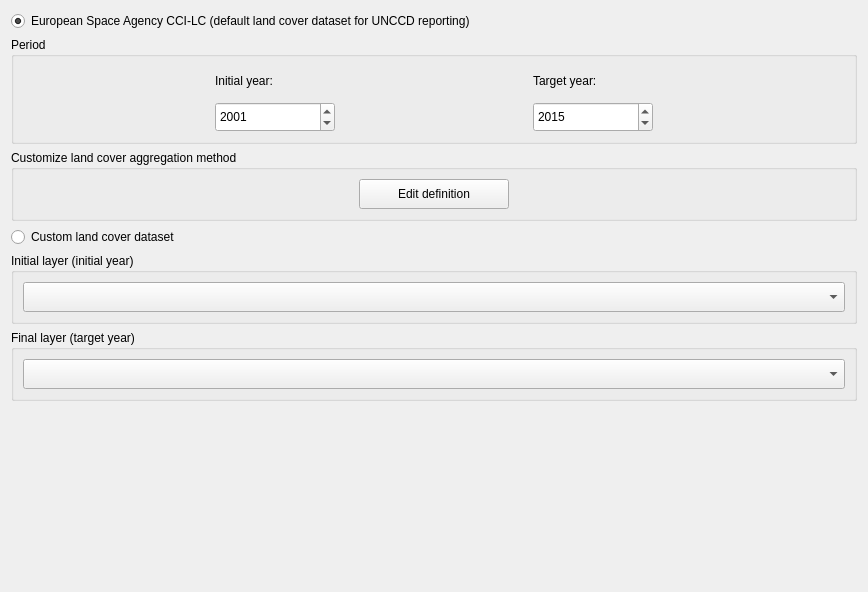
<?xml version="1.0" encoding="UTF-8"?>
<ui version="4.0">
 <class>WidgetLCSetup</class>
 <widget class="QWidget" name="WidgetLCSetup">
  <property name="geometry">
   <rect>
    <x>0</x>
    <y>0</y>
    <width>868</width>
    <height>592</height>
   </rect>
  </property>
  <property name="windowTitle">
   <string>Form</string>
  </property>
  <layout class="QVBoxLayout" name="verticalLayout">
   <item>
    <widget class="QRadioButton" name="use_esa">
     <property name="text">
      <string>European Space Agency CCI-LC (default land cover dataset for UNCCD reporting)</string>
     </property>
     <property name="checked">
      <bool>true</bool>
     </property>
    </widget>
   </item>
   <item>
    <widget class="QGroupBox" name="groupBox_esa_period">
     <property name="title">
      <string>Period</string>
     </property>
     <layout class="QGridLayout" name="gridLayout_8">
      <item row="1" column="1">
       <widget class="QDateEdit" name="use_esa_tg_year">
        <property name="sizePolicy">
         <sizepolicy hsizetype="Minimum" vsizetype="Minimum">
          <horstretch>0</horstretch>
          <verstretch>0</verstretch>
         </sizepolicy>
        </property>
        <property name="minimumSize">
         <size>
          <width>0</width>
          <height>30</height>
         </size>
        </property>
        <property name="maximumSize">
         <size>
          <width>120</width>
          <height>35</height>
         </size>
        </property>
        <property name="date">
         <date>
          <year>2015</year>
          <month>1</month>
          <day>1</day>
         </date>
        </property>
        <property name="minimumDateTime">
         <datetime>
          <hour>0</hour>
          <minute>0</minute>
          <second>0</second>
          <year>1992</year>
          <month>1</month>
          <day>1</day>
         </datetime>
        </property>
        <property name="maximumDate">
         <date>
          <year>2030</year>
          <month>12</month>
          <day>31</day>
         </date>
        </property>
        <property name="minimumDate">
         <date>
          <year>1992</year>
          <month>1</month>
          <day>1</day>
         </date>
        </property>
        <property name="displayFormat">
         <string notr="true">yyyy</string>
        </property>
       </widget>
      </item>
      <item row="0" column="0">
       <widget class="QLabel" name="label_10">
        <property name="minimumSize">
         <size>
          <width>0</width>
          <height>30</height>
         </size>
        </property>
        <property name="font">
         <font>
          <weight>50</weight>
          <bold>false</bold>
         </font>
        </property>
        <property name="text">
         <string>Initial year:</string>
        </property>
       </widget>
      </item>
      <item row="0" column="1">
       <widget class="QLabel" name="label_3">
        <property name="minimumSize">
         <size>
          <width>0</width>
          <height>30</height>
         </size>
        </property>
        <property name="text">
         <string>Target year:</string>
        </property>
       </widget>
      </item>
      <item row="1" column="0">
       <widget class="QDateEdit" name="use_esa_bl_year">
        <property name="sizePolicy">
         <sizepolicy hsizetype="Minimum" vsizetype="Minimum">
          <horstretch>0</horstretch>
          <verstretch>0</verstretch>
         </sizepolicy>
        </property>
        <property name="minimumSize">
         <size>
          <width>0</width>
          <height>30</height>
         </size>
        </property>
        <property name="maximumSize">
         <size>
          <width>120</width>
          <height>35</height>
         </size>
        </property>
        <property name="date">
         <date>
          <year>2001</year>
          <month>1</month>
          <day>1</day>
         </date>
        </property>
        <property name="maximumDate">
         <date>
          <year>2015</year>
          <month>12</month>
          <day>31</day>
         </date>
        </property>
        <property name="minimumDate">
         <date>
          <year>1992</year>
          <month>1</month>
          <day>1</day>
         </date>
        </property>
        <property name="displayFormat">
         <string notr="true">yyyy</string>
        </property>
       </widget>
      </item>
     </layout>
    </widget>
   </item>
   <item>
    <widget class="QGroupBox" name="groupBox_esa_agg">
     <property name="title">
      <string>Customize land cover aggregation method</string>
     </property>
     <property name="checkable">
      <bool>false</bool>
     </property>
     <property name="checked">
      <bool>false</bool>
     </property>
     <layout class="QGridLayout" name="gridLayout">
      <item row="1" column="0">
       <widget class="QPushButton" name="use_esa_agg_edit">
        <property name="enabled">
         <bool>true</bool>
        </property>
        <property name="sizePolicy">
         <sizepolicy hsizetype="Minimum" vsizetype="Minimum">
          <horstretch>0</horstretch>
          <verstretch>0</verstretch>
         </sizepolicy>
        </property>
        <property name="minimumSize">
         <size>
          <width>100</width>
          <height>30</height>
         </size>
        </property>
        <property name="maximumSize">
         <size>
          <width>150</width>
          <height>16777215</height>
         </size>
        </property>
        <property name="text">
         <string>Edit definition</string>
        </property>
        <property name="checkable">
         <bool>false</bool>
        </property>
       </widget>
      </item>
     </layout>
    </widget>
   </item>
   <item>
    <widget class="QRadioButton" name="use_custom">
     <property name="text">
      <string>Custom land cover dataset</string>
     </property>
    </widget>
   </item>
   <item>
    <widget class="QGroupBox" name="groupBox_custom_bl">
     <property name="enabled">
      <bool>true</bool>
     </property>
     <property name="title">
      <string>Initial layer (initial year)</string>
     </property>
     <layout class="QGridLayout" name="gridLayout_4">
      <item row="0" column="1">
       <widget class="WidgetDataIOSelectTELayerImport" name="use_custom_initial">
        <property name="enabled">
         <bool>true</bool>
        </property>
        <property name="sizePolicy">
         <sizepolicy hsizetype="Preferred" vsizetype="Minimum">
          <horstretch>0</horstretch>
          <verstretch>0</verstretch>
         </sizepolicy>
        </property>
        <property name="minimumSize">
         <size>
          <width>0</width>
          <height>30</height>
         </size>
        </property>
        <property name="layer_type" stdset="0">
         <string notr="true">Land cover (7 class)</string>
        </property>
       </widget>
      </item>
     </layout>
    </widget>
   </item>
   <item>
    <widget class="QGroupBox" name="groupBox_custom_tg">
     <property name="enabled">
      <bool>true</bool>
     </property>
     <property name="title">
      <string>Final layer (target year)</string>
     </property>
     <layout class="QGridLayout" name="gridLayout_6">
      <item row="0" column="1">
       <widget class="WidgetDataIOSelectTELayerImport" name="use_custom_final">
        <property name="enabled">
         <bool>true</bool>
        </property>
        <property name="sizePolicy">
         <sizepolicy hsizetype="Preferred" vsizetype="Minimum">
          <horstretch>0</horstretch>
          <verstretch>0</verstretch>
         </sizepolicy>
        </property>
        <property name="minimumSize">
         <size>
          <width>0</width>
          <height>30</height>
         </size>
        </property>
        <property name="layer_type" stdset="0">
         <string notr="true">Land cover (7 class)</string>
        </property>
       </widget>
      </item>
     </layout>
    </widget>
   </item>
   <item>
    <spacer name="verticalSpacer">
     <property name="orientation">
      <enum>Qt::Vertical</enum>
     </property>
     <property name="sizeType">
      <enum>QSizePolicy::Expanding</enum>
     </property>
     <property name="sizeHint" stdset="0">
      <size>
       <width>20</width>
       <height>40</height>
      </size>
     </property>
    </spacer>
   </item>
  </layout>
 </widget>
 <customwidgets>
  <customwidget>
   <class>WidgetDataIOSelectTELayerImport</class>
   <extends>QComboBox</extends>
   <header>LDMS/data_io</header>
  </customwidget>
 </customwidgets>
 <resources/>
 <connections/>
</ui>
